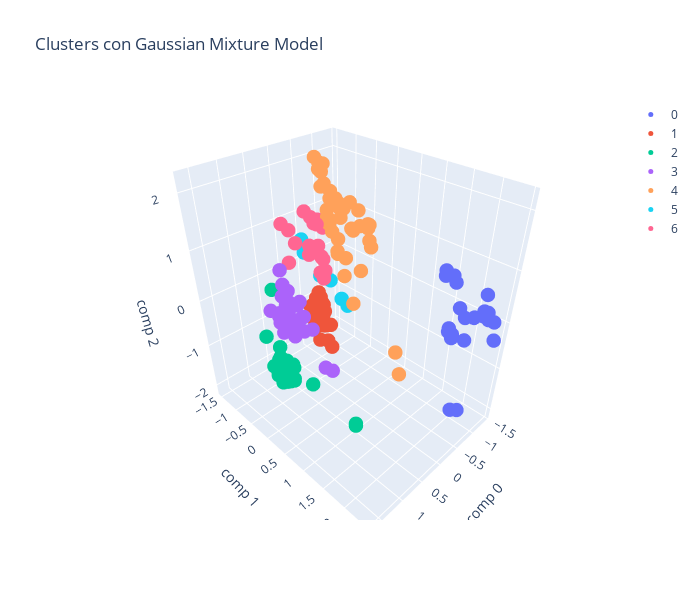

Source (notebook cell):
### Code cell
plot_3d(data_reduced, gmm_predic, 'Clusters con Gaussian Mixture Model')
